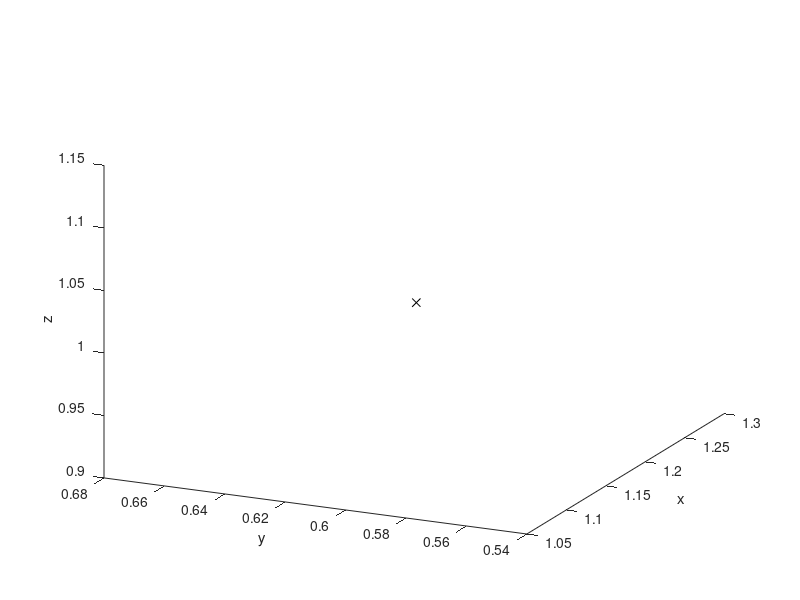

This chart was generated by the following MATLAB code: (Note: this script raises an error after producing the figure.)
% script RR_Sim_Lorenz
% A simple RK4 simulation of the Lorenz attractor.
%% Renaissance Repository, https://github.com/tbewley/RR (Renaissance Robotics, Chapter 7)
%% Copyright 2024 by Thomas Bewley, published under BSD 3-Clause License.

clear, close all, T=100; h=0.01; x=2*randn(3,1);             % Set up simulation
plot3(x(1),x(2),x(3),'kx'); view([-65 23]); hold on          % Set up plot
xlabel('x'), ylabel('y'), zlabel('z')
for t=0:h:T
   k1=RHS(x); k2=RHS(x+h*k1/2); k3=RHS(x+h*k2/2); k4=RHS(x+h*k3);
   xnew=x+h*(k1/6+k2/3+k3/3+k4/6);
   plot3([xnew(1) x(1)],[xnew(2) x(2)],[xnew(3) x(3)]);
   x=xnew; pause(0.001);
end
%%%%%%%%
function k=RHS(x)
sig=4; b=1; rbar=3*sig*(sig+b+3)/(sig-b-1);  % Define constants for Lorenz
k=[sig*(x(2)-x(1)); -x(2)-x(1)*x(3); -b*x(3)+x(1)*x(2)-b*rbar];
end
